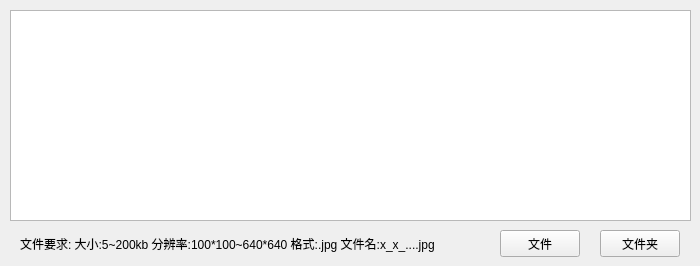
        <widget class="QWidget" name="page7">
         <widget class="QTableView" name="tableView">
          <property name="geometry">
           <rect>
            <x>10</x>
            <y>10</y>
            <width>681</width>
            <height>211</height>
           </rect>
          </property>
         </widget>
         <widget class="QPushButton" name="filebtn7">
          <property name="geometry">
           <rect>
            <x>500</x>
            <y>230</y>
            <width>80</width>
            <height>27</height>
           </rect>
          </property>
          <property name="minimumSize">
           <size>
            <width>80</width>
            <height>27</height>
           </size>
          </property>
          <property name="text">
           <string>文件</string>
          </property>
         </widget>
         <widget class="QPushButton" name="foldbtn7">
          <property name="geometry">
           <rect>
            <x>600</x>
            <y>230</y>
            <width>80</width>
            <height>27</height>
           </rect>
          </property>
          <property name="minimumSize">
           <size>
            <width>80</width>
            <height>27</height>
           </size>
          </property>
          <property name="text">
           <string>文件夹</string>
          </property>
         </widget>
         <widget class="QLabel" name="HTTP_2">
          <property name="geometry">
           <rect>
            <x>20</x>
            <y>230</y>
            <width>470</width>
            <height>27</height>
           </rect>
          </property>
          <property name="minimumSize">
           <size>
            <width>0</width>
            <height>27</height>
           </size>
          </property>
          <property name="text">
           <string>文件要求: 大小:5~200kb 分辨率:100*100~640*640 格式:.jpg 文件名:x_x_....jpg</string>
          </property>
          <property name="margin">
           <number>5</number>
          </property>
         </widget>
        </widget>
